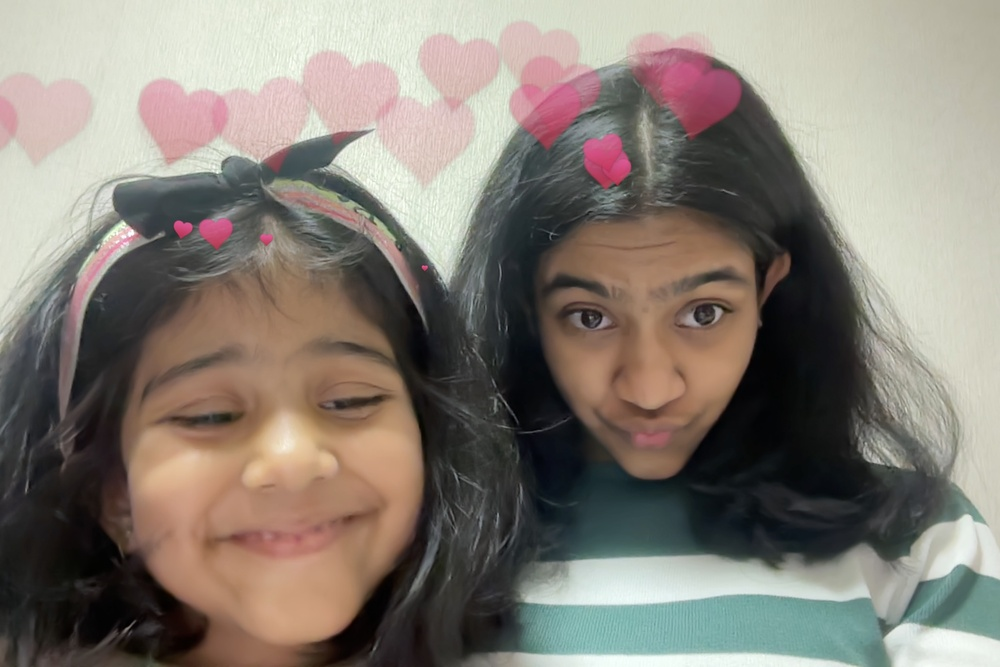
#> input picture Photo.jpg, 1000 x 667 px, shrunk from 2062 x 1376 before the run, found by its file name
$ python rotate.py
#> lines starting #> are read from the running program, lines starting #| are printed output that depends on the picture
import cv2
import numpy as np
import matplotlib. pyplot as plt

image = cv2.imread ('photo.jpg' )
#> image is the input picture: shape (667, 1000, 3); mean B, G, R 117.2, 126.1, 134
image_rgb = cv2.cvtColor(image, cv2.COLOR_BGR2RGB)

(h, w)=image.shape[:2]
#> h = 667; w = 1000
center=(w//2,h//2)
#> center = (500, 333)
M=cv2.getRotationMatrix2D(center,45,1.0)
rotated = cv2.warpAffine(image, M,(w,h))
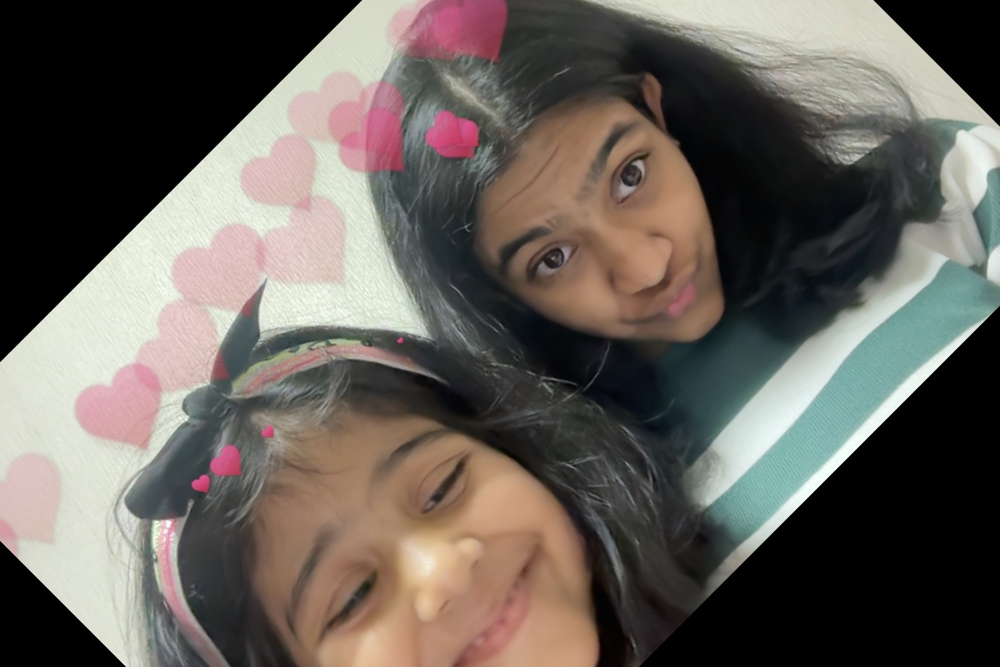
#> rotated: shape (667, 1000, 3); mean B, G, R 89.1, 95.4, 101.8
rotated_rgb = cv2.cvtColor(rotated, cv2.COLOR_BGR2RGB)
plt.imshow(rotated_rgb)
plt.title("Rotated")
plt.show()

brightness_matrix = np.ones(image.shape,dtype="uint8")
brighter = cv2.add(image, brightness_matrix)

brighter_rgb = cv2.cvtColor(brighter, cv2.COLOR_BGR2RGB)
plt. imshow(brighter_rgb)
plt. title("Brighter Image")
plt. show()
